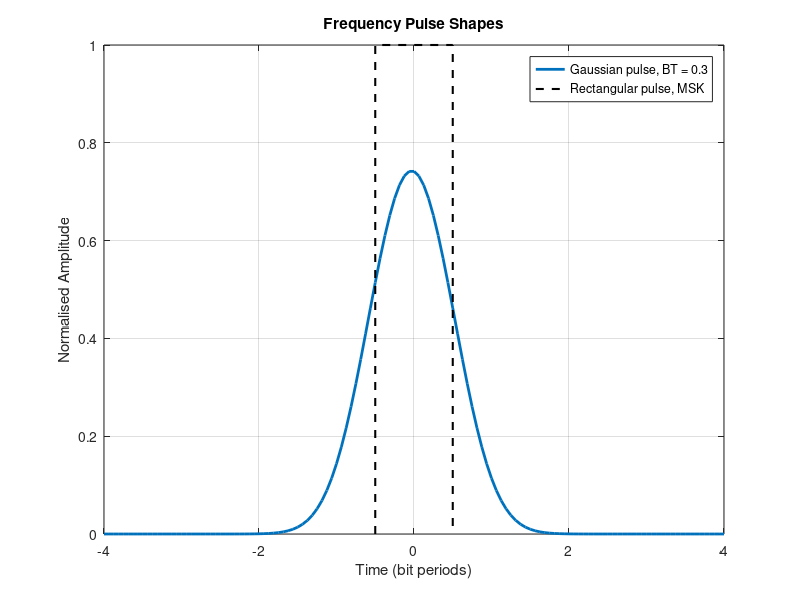
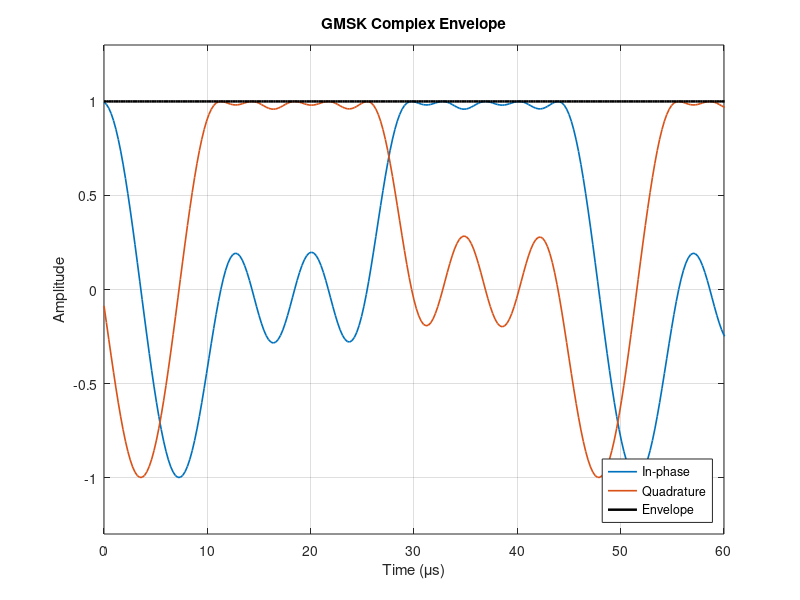
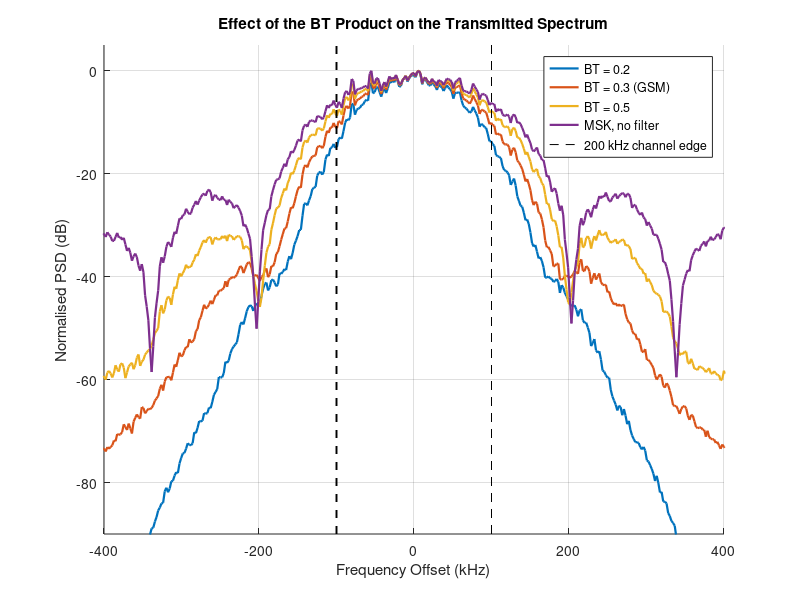
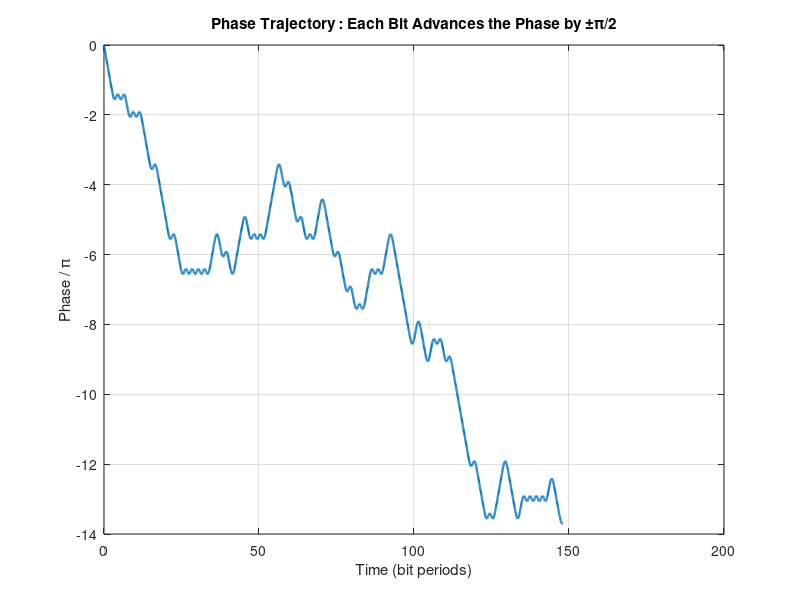

The MATLAB script that drew these images, in order:
% Experiment 8 : GMSK Modulation and Spectral Analysis
clc; clear; close all;
rand('state',8);

%% Parameters
Rb   = 270833.33;     % GSM gross bit rate (bit/s)
sps  = 16;            % samples per bit
BT   = 0.3;           % Gaussian bandwidth-time product
span = 4;             % Gaussian pulse span (bit periods)
fs   = sps*Rb;
Tb   = 1/Rb;

fprintf('Bit rate          = %.2f kbit/s\n',Rb/1000);
fprintf('Bit period        = %.4f us\n',Tb*1e6);
fprintf('Sampling rate     = %.4f MHz\n',fs/1e6);
fprintf('BT product        = %.2f\n\n',BT);

%% Gaussian frequency pulse
t     = (-span:1/sps:span)';
sigma = sqrt(log(2))/(2*pi*BT);
gauss = exp(-t.^2/(2*sigma^2))/(sqrt(2*pi)*sigma);
rect  = ones(sps,1)/sps;
gp    = conv(gauss,rect,'same');
gp    = gp/sum(gp);                      % unit area, each bit adds pi/2

fprintf('Gaussian pulse: sigma = %.4f bit periods, area = %.6f\n\n',sigma,sum(gp));

%% GSM normal burst
tsc   = [0 0 1 0 0 1 0 1 1 1 0 0 0 0 1 0 0 0 1 0 0 1 0 1 1 1];
burst = [0 0 0 randi([0 1],1,57) 0 tsc 0 randi([0 1],1,57) 0 0 0];
fprintf('Normal burst length = %d bits\n',numel(burst));
fprintf('Burst duration      = %.4f ms\n',(numel(burst)+8.25)*Tb*1e3);
fprintf('TDMA frame duration = %.4f ms\n\n',8*(numel(burst)+8.25)*Tb*1e3);

%% Modulate the burst
a  = 2*burst - 1;
up = zeros(1,numel(a)*sps); up(1:sps:end) = a;
fq = conv(up,gp','same');
ph = (pi/2)*cumsum(fq);
s  = exp(1j*ph);

fprintf('Envelope variation max|s| - min|s| = %.3e\n',max(abs(s))-min(abs(s)));
fprintf('GMSK is a constant envelope modulation.\n\n');

%% Spectra for several BT products
Nb   = 4000;
bits = randi([0 1],1,Nb);
BTs  = [0.2 0.3 0.5 1e3];
lab  = {'BT = 0.2','BT = 0.3 (GSM)','BT = 0.5','MSK, no filter'};
nfft = 2048;
P    = cell(1,4);
fprintf('%-18s %14s %12s\n','Filter','99 % BW (kHz)','BW / Rb');
for k = 1:4
    sg = sqrt(log(2))/(2*pi*BTs(k));
    gg = exp(-t.^2/(2*sg^2))/(sqrt(2*pi)*sg);
    gk = conv(gg,rect,'same'); gk = gk/sum(gk);
    ak = 2*bits - 1;
    uk = zeros(1,numel(ak)*sps); uk(1:sps:end) = ak;
    sk = exp(1j*(pi/2)*cumsum(conv(uk,gk','same')));

    w = 0.5 - 0.5*cos(2*pi*(0:nfft-1)'/(nfft-1));
    nseg = floor(numel(sk)/nfft); Pk = zeros(nfft,1);
    for m = 1:nseg
        Pk = Pk + abs(fft(sk((m-1)*nfft+1:m*nfft)'.*w)).^2;
    end
    P{k} = fftshift(Pk/nseg);
    fax  = (-nfft/2:nfft/2-1)'*fs/nfft;

    tot = sum(P{k}); ctr = nfft/2+1; acc = P{k}(ctr); j = 0;
    while acc < 0.99*tot && ctr-j-1 >= 1 && ctr+j+1 <= nfft
        j = j + 1; acc = acc + P{k}(ctr-j) + P{k}(ctr+j);
    end
    bw = 2*j*(fax(2)-fax(1));
    fprintf('%-18s %14.1f %12.2f\n',lab{k},bw/1000,bw/Rb);
end
fprintf('\nThe GSM channel spacing is 200 kHz. The occupied bandwidth exceeds\n');
fprintf('this because channel spacing is set by the tolerable adjacent\n');
fprintf('channel power, not by the occupied bandwidth.\n');

%% Figure 1 : frequency pulse
figure;
plot((0:numel(gp)-1)/sps - span,gp*sps,'LineWidth',2); hold on;
plot([-0.5 -0.5 0.5 0.5],[0 1 1 0],'k--','LineWidth',1.5);
grid on; xlabel('Time (bit periods)'); ylabel('Normalised Amplitude');
legend('Gaussian pulse, BT = 0.3','Rectangular pulse, MSK');
title('Frequency Pulse Shapes');

%% Figure 2 : complex envelope
tt = (0:numel(s)-1)/fs;
figure;
plot(tt*1e6,real(s),'LineWidth',1.2); hold on;
plot(tt*1e6,imag(s),'LineWidth',1.2);
plot(tt*1e6,abs(s),'k','LineWidth',1.8);
grid on; axis([0 60 -1.3 1.3]);
xlabel('Time (\mus)'); ylabel('Amplitude');
legend('In-phase','Quadrature','Envelope','Location','southeast');
title('GMSK Complex Envelope');

%% Figure 3 : spectra
figure; hold on;
for k = 1:4
    plot(fax/1000,10*log10(P{k}/max(P{k})),'LineWidth',1.6);
end
plot([100 100],[-90 5],'k--',[-100 -100],[-90 5],'k--','LineWidth',1.4);
grid on; axis([-400 400 -90 5]);
xlabel('Frequency Offset (kHz)'); ylabel('Normalised PSD (dB)');
legend([lab,{'200 kHz channel edge'}]);
title('Effect of the BT Product on the Transmitted Spectrum');

%% Figure 4 : phase trajectory
figure;
plot((0:numel(s)-1)/sps,unwrap(angle(s))/pi,'LineWidth',1.6);
grid on; xlabel('Time (bit periods)'); ylabel('Phase / \pi');
title('Phase Trajectory : Each Bit Advances the Phase by \pm\pi/2');
